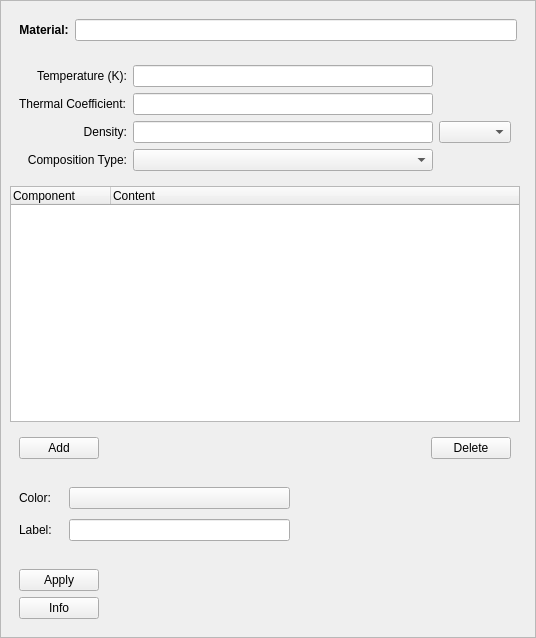
<?xml version="1.0" encoding="UTF-8"?>
<ui version="4.0">
 <class>RGGAddMaterialParameters</class>
 <widget class="QWidget" name="RGGAddMaterialParameters">
  <property name="enabled">
   <bool>true</bool>
  </property>
  <property name="geometry">
   <rect>
    <x>0</x>
    <y>0</y>
    <width>536</width>
    <height>638</height>
   </rect>
  </property>
  <property name="windowTitle">
   <string>Add Material</string>
  </property>
  <layout class="QGridLayout" name="gridLayout">
   <property name="leftMargin">
    <number>0</number>
   </property>
   <property name="topMargin">
    <number>0</number>
   </property>
   <property name="rightMargin">
    <number>0</number>
   </property>
   <property name="bottomMargin">
    <number>0</number>
   </property>
   <item row="0" column="1">
    <widget class="QScrollArea" name="scrollArea">
     <property name="widgetResizable">
      <bool>true</bool>
     </property>
     <widget class="QWidget" name="scrollAreaWidgetContents">
      <property name="geometry">
       <rect>
        <x>0</x>
        <y>0</y>
        <width>534</width>
        <height>636</height>
       </rect>
      </property>
      <layout class="QGridLayout" name="gridLayout_2">
       <item row="5" column="0">
        <widget class="QWidget" name="widget_2" native="true">
         <property name="minimumSize">
          <size>
           <width>0</width>
           <height>80</height>
          </size>
         </property>
         <layout class="QGridLayout" name="gridLayout_3">
          <item row="1" column="0">
           <widget class="QLabel" name="label">
            <property name="text">
             <string>Color:</string>
            </property>
           </widget>
          </item>
          <item row="3" column="0" colspan="3">
           <widget class="QLabel" name="label_14">
            <property name="text">
             <string>Label:</string>
            </property>
           </widget>
          </item>
          <item row="3" column="3">
           <widget class="QLineEdit" name="labelValue"/>
          </item>
          <item row="1" column="4">
           <spacer name="horizontalSpacer">
            <property name="orientation">
             <enum>Qt::Horizontal</enum>
            </property>
            <property name="sizeHint" stdset="0">
             <size>
              <width>40</width>
              <height>20</height>
             </size>
            </property>
           </spacer>
          </item>
          <item row="3" column="4">
           <spacer name="horizontalSpacer_3">
            <property name="orientation">
             <enum>Qt::Horizontal</enum>
            </property>
            <property name="sizeHint" stdset="0">
             <size>
              <width>40</width>
              <height>20</height>
             </size>
            </property>
           </spacer>
          </item>
          <item row="1" column="3">
           <widget class="qtColorButton" name="chooseColorButton">
            <property name="text">
             <string/>
            </property>
           </widget>
          </item>
         </layout>
        </widget>
       </item>
       <item row="2" column="0">
        <widget class="QTableWidget" name="componentsTable">
         <property name="sizePolicy">
          <sizepolicy hsizetype="Expanding" vsizetype="MinimumExpanding">
           <horstretch>0</horstretch>
           <verstretch>0</verstretch>
          </sizepolicy>
         </property>
         <property name="minimumSize">
          <size>
           <width>0</width>
           <height>120</height>
          </size>
         </property>
         <property name="selectionMode">
          <enum>QAbstractItemView::SingleSelection</enum>
         </property>
         <property name="selectionBehavior">
          <enum>QAbstractItemView::SelectRows</enum>
         </property>
         <property name="cornerButtonEnabled">
          <bool>false</bool>
         </property>
         <attribute name="horizontalHeaderStretchLastSection">
          <bool>true</bool>
         </attribute>
         <attribute name="verticalHeaderDefaultSectionSize">
          <number>30</number>
         </attribute>
         <attribute name="verticalHeaderStretchLastSection">
          <bool>false</bool>
         </attribute>
         <column>
          <property name="text">
           <string>Component</string>
          </property>
          <property name="textAlignment">
           <set>AlignLeading|AlignVCenter</set>
          </property>
         </column>
         <column>
          <property name="text">
           <string>Content</string>
          </property>
          <property name="textAlignment">
           <set>AlignLeading|AlignVCenter</set>
          </property>
         </column>
        </widget>
       </item>
       <item row="1" column="0">
        <widget class="QWidget" name="widget_4" native="true">
         <layout class="QGridLayout" name="gridLayout_5">
          <item row="0" column="1">
           <widget class="QLineEdit" name="temperatureValue"/>
          </item>
          <item row="3" column="0">
           <widget class="QLabel" name="label_4">
            <property name="layoutDirection">
             <enum>Qt::LeftToRight</enum>
            </property>
            <property name="text">
             <string>Composition Type:</string>
            </property>
            <property name="alignment">
             <set>Qt::AlignRight|Qt::AlignTrailing|Qt::AlignVCenter</set>
            </property>
           </widget>
          </item>
          <item row="2" column="0">
           <widget class="QLabel" name="label_7">
            <property name="text">
             <string>Density:</string>
            </property>
            <property name="alignment">
             <set>Qt::AlignRight|Qt::AlignTrailing|Qt::AlignVCenter</set>
            </property>
           </widget>
          </item>
          <item row="3" column="1">
           <widget class="QComboBox" name="compositionTypeBox"/>
          </item>
          <item row="2" column="1">
           <widget class="QLineEdit" name="densityValue"/>
          </item>
          <item row="2" column="2">
           <widget class="QComboBox" name="densityTypeBox"/>
          </item>
          <item row="1" column="0">
           <widget class="QLabel" name="label_11">
            <property name="text">
             <string>Thermal Coefficient:</string>
            </property>
           </widget>
          </item>
          <item row="1" column="1">
           <widget class="QLineEdit" name="thermalCoeffValue"/>
          </item>
          <item row="0" column="0">
           <widget class="QLabel" name="label_8">
            <property name="text">
             <string>Temperature (K):</string>
            </property>
            <property name="alignment">
             <set>Qt::AlignRight|Qt::AlignTrailing|Qt::AlignVCenter</set>
            </property>
           </widget>
          </item>
         </layout>
        </widget>
       </item>
       <item row="0" column="0" colspan="2">
        <widget class="QWidget" name="widget" native="true">
         <property name="maximumSize">
          <size>
           <width>16777215</width>
           <height>16777215</height>
          </size>
         </property>
         <layout class="QGridLayout" name="gridLayout_4">
          <item row="0" column="0">
           <widget class="QLabel" name="label_6">
            <property name="sizePolicy">
             <sizepolicy hsizetype="Fixed" vsizetype="Preferred">
              <horstretch>0</horstretch>
              <verstretch>0</verstretch>
             </sizepolicy>
            </property>
            <property name="minimumSize">
             <size>
              <width>0</width>
              <height>0</height>
             </size>
            </property>
            <property name="font">
             <font>
              <weight>75</weight>
              <bold>true</bold>
             </font>
            </property>
            <property name="text">
             <string>Material:</string>
            </property>
            <property name="alignment">
             <set>Qt::AlignCenter</set>
            </property>
           </widget>
          </item>
          <item row="0" column="1">
           <widget class="QLineEdit" name="nameValue"/>
          </item>
         </layout>
        </widget>
       </item>
       <item row="3" column="0">
        <widget class="QWidget" name="widget_3" native="true">
         <property name="minimumSize">
          <size>
           <width>0</width>
           <height>0</height>
          </size>
         </property>
         <layout class="QHBoxLayout" name="horizontalLayout">
          <item>
           <widget class="QPushButton" name="addComponentButton">
            <property name="text">
             <string>Add</string>
            </property>
           </widget>
          </item>
          <item>
           <spacer name="horizontalSpacer_2">
            <property name="orientation">
             <enum>Qt::Horizontal</enum>
            </property>
            <property name="sizeHint" stdset="0">
             <size>
              <width>40</width>
              <height>20</height>
             </size>
            </property>
           </spacer>
          </item>
          <item>
           <widget class="QPushButton" name="deleteComponentButton">
            <property name="text">
             <string>Delete</string>
            </property>
           </widget>
          </item>
         </layout>
        </widget>
       </item>
       <item row="7" column="0">
        <widget class="QWidget" name="widget_6" native="true">
         <property name="minimumSize">
          <size>
           <width>0</width>
           <height>0</height>
          </size>
         </property>
         <layout class="QVBoxLayout" name="verticalLayout">
          <item>
           <widget class="QPushButton" name="applyButton">
            <property name="sizePolicy">
             <sizepolicy hsizetype="Fixed" vsizetype="Fixed">
              <horstretch>0</horstretch>
              <verstretch>0</verstretch>
             </sizepolicy>
            </property>
            <property name="text">
             <string>Apply</string>
            </property>
           </widget>
          </item>
          <item>
           <widget class="QPushButton" name="infoButton">
            <property name="sizePolicy">
             <sizepolicy hsizetype="Fixed" vsizetype="Fixed">
              <horstretch>0</horstretch>
              <verstretch>0</verstretch>
             </sizepolicy>
            </property>
            <property name="text">
             <string>Info</string>
            </property>
           </widget>
          </item>
         </layout>
        </widget>
       </item>
      </layout>
     </widget>
    </widget>
   </item>
  </layout>
 </widget>
 <customwidgets>
  <customwidget>
   <class>qtColorButton</class>
   <extends>QPushButton</extends>
   <header>smtk/session/rgg/qt/qtColorButton.h</header>
  </customwidget>
 </customwidgets>
 <tabstops>
  <tabstop>scrollArea</tabstop>
  <tabstop>nameValue</tabstop>
  <tabstop>temperatureValue</tabstop>
  <tabstop>thermalCoeffValue</tabstop>
  <tabstop>densityValue</tabstop>
  <tabstop>densityTypeBox</tabstop>
  <tabstop>compositionTypeBox</tabstop>
  <tabstop>componentsTable</tabstop>
 </tabstops>
 <resources/>
 <connections/>
</ui>
